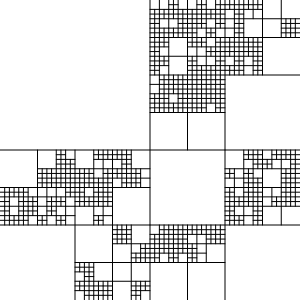
Frame 1 (no input)
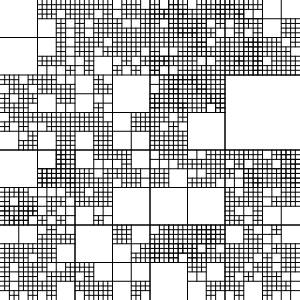
Frame 2 (the mouse pressed at the canvas centre, redrawn once)

The p5.js sketch that drew these frames (run headless with seeded random() and noise() and a simulated clock; the mouse was pressed at the canvas centre and the sketch redrawn once):

// p5.js sketch
// ── sketch.js
/**
 * Problem: Create a program that fills the screen with randomly sized rectangles that do not overlap,
 * but fill the screen. The maximum size of a rectangle is 1/15th of the screen size.
 * 
 * Notes: Instead of maximum size, the minimum size is 1/32 of the canvas and the maximum is 1/4 of the screen. Squares instead of rectangles.
 * 
 * 
 */

function setup () {
  createCanvas(300,300);
  pixelDensity(1);
}

function draw () {
  noLoop();
  recursive(0,0,300,300);
}

function recursive (x, y, w, h) {

  if (w <= 9 || h <= 9) {
    return;
  }
  
  if (random() <= 0.25) {
    return;
  } else {

    line (x + w/2, y, x + w/2, y + h);
    line (x, y + h/2, x + w, y + h/2);

    recursive (x, y, w/2, h/2);
    recursive (x + w/2, y, w/2, h/2);
    recursive (x, y + h/2, w/2, h/2);
    recursive (x + w/2, y + h/2, w/2, h/2);
  }
}
